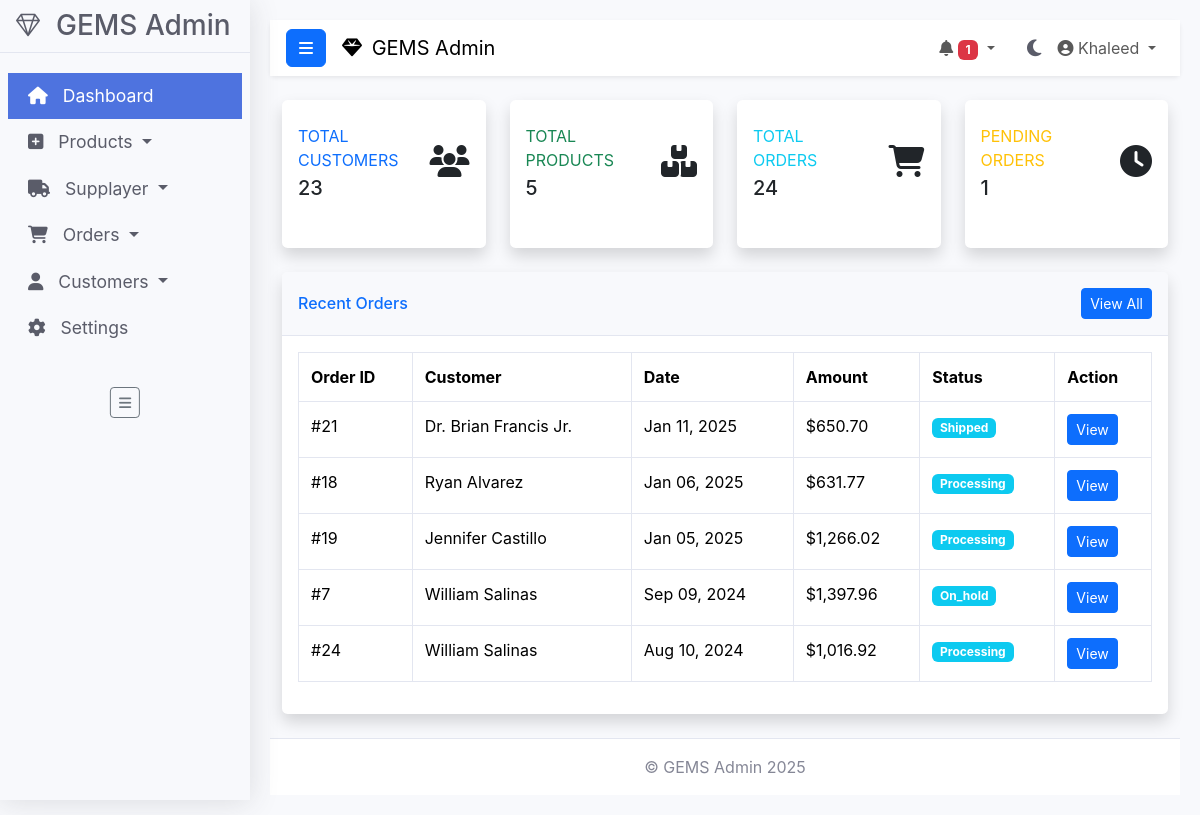
/admin/index.php (signed in), run on an earlier commit of the app's database.
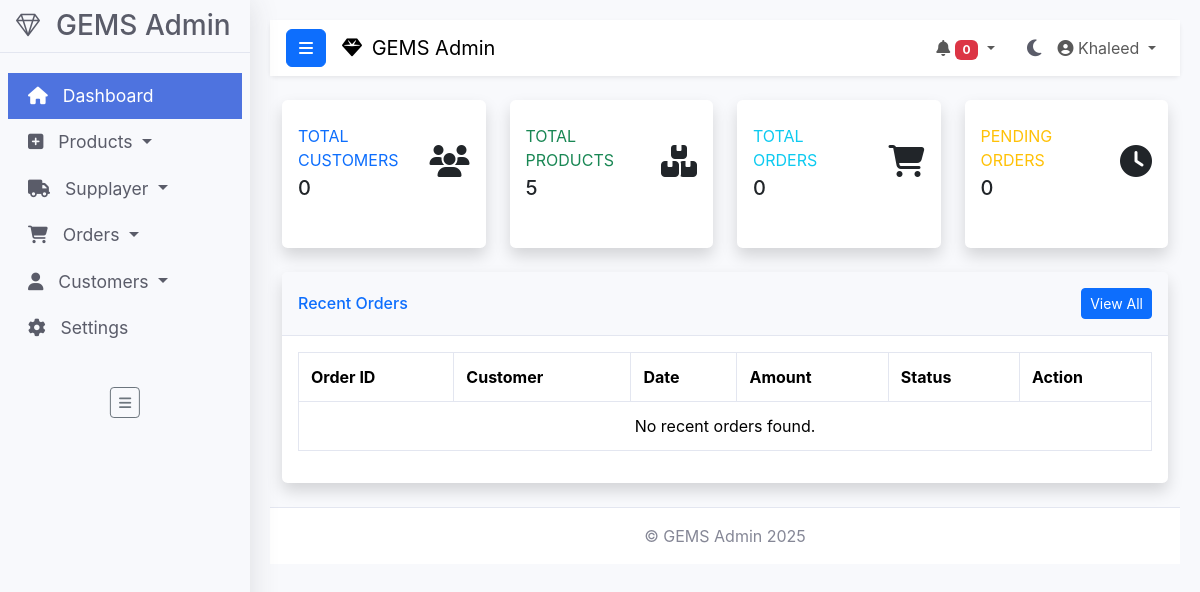
And on a later commit of the database.
### tables this page shows
CREATE TABLE IF NOT EXISTS `orders` (
  `order_id` int(11) NOT NULL AUTO_INCREMENT,
  `order_cost` decimal(10,2) NOT NULL,
  `order_status` varchar(100) NOT NULL DEFAULT 'on_hold',
  `customer_id` int(11) NOT NULL,
  `customer_phone` varchar(15) NOT NULL,
  `customer_city` varchar(255) NOT NULL,
  `customer_address` varchar(255) NOT NULL,
  `order_date` datetime NOT NULL DEFAULT current_timestamp(),
  PRIMARY KEY (`order_id`)
);

CREATE TABLE IF NOT EXISTS `customers` (
  `customer_id` int(11) NOT NULL AUTO_INCREMENT,
  `customer_name` varchar(100) NOT NULL,
  `customer_email` varchar(100) NOT NULL,
  `customer_password` varchar(100) NOT NULL,
  `customer_phone` varchar(20) DEFAULT NULL,
  `customer_address` varchar(255) DEFAULT NULL,
  `customer_city` varchar(100) DEFAULT NULL,
  `customer_photo` varchar(255) DEFAULT NULL,
  PRIMARY KEY (`customer_id`)
);

### admin/index.php (the view, shortened to what the rows shown need)
<?php
$recent_orders = [];
$result = $conn->query("
    SELECT o.order_id, o.order_cost, o.order_status, o.order_date, c.customer_name
    FROM orders o
    JOIN customers c ON o.customer_id = c.customer_id
    ORDER BY o.order_date DESC
    LIMIT 5
");
if ($result) {
    $recent_orders = $result->fetch_all(MYSQLI_ASSOC);
}
?>
<!DOCTYPE html>
<html lang="en" data-bs-theme="light">
<head>
    <link href="https://cdn.jsdelivr.net/npm/bootstrap@5.3.2/dist/css/bootstrap.min.css" rel="stylesheet" />
    <link rel="stylesheet" href="https://cdn.jsdelivr.net/npm/bootstrap-icons@1.10.5/font/bootstrap-icons.css">
    <link rel="stylesheet" href="https://cdnjs.cloudflare.com/ajax/libs/font-awesome/6.4.2/css/all.min.css" />
    <link href="css/style.css" rel="stylesheet" />
</head>
<body>
    <div class="wrapper">
        <div id="content">
            <div class="container-fluid mt-4">
                <div class="row">
                    <div class="col-12">
                        <div class="card shadow mb-4">
                            <div class="card-body">
                                <div class="table-responsive">
                                    <table class="table table-bordered" width="100%" cellspacing="0">
                                        <thead>
                                            <tr>
                                                <th>Order ID</th>
                                                <th>Customer</th>
                                                <th>Date</th>
                                                <th>Amount</th>
                                                <th>Status</th>
                                                <th>Action</th>
                                            </tr>
                                        </thead>
                                        <tbody>
                                            <?php if (!empty($recent_orders)): ?>
                                                <?php foreach($recent_orders as $order): ?>
                                                    <tr>
                                                        <td>#<?= htmlspecialchars($order['order_id']) ?></td>
                                                        <td><?= htmlspecialchars($order['customer_name']) ?></td>
                                                        <td><?= date('M d, Y', strtotime($order['order_date'])) ?></td>
                                                        <td>$<?= number_format($order['order_cost'], 2) ?></td>
                                                        <td>
                                                            <span class="badge <?=
                                                                match(strtolower($order['order_status'])) {
                                                                    'completed' => 'bg-success',
                                                                    'pending' => 'bg-warning',
                                                                    'cancelled' => 'bg-danger',
                                                                    default => 'bg-info'
                                                                }
                                                            ?>">
                                                                <?= ucfirst(htmlspecialchars($order['order_status'])) ?>
                                                            </span>
                                                        </td>
                                                        <td>
                                                            <a href="order_details.php?id=<?= $order['order_id'] ?>" class="btn btn-sm btn-primary">View</a>
                                                        </td>
                                                    </tr>
                                                <?php endforeach; ?>
                                            <?php else: ?>
                                                <tr><td colspan="6" class="text-center">No recent orders found.</td></tr>
                                            <?php endif; ?>
                                        </tbody>
                                    </table>
                                </div>
                            </div>
                        </div>
                    </div>
                </div>
            </div>
        </div>
    </div>
</body>
</html>

What changed in the data, as far as the page shows it:
removed orders: order_id "21", customer.customer_name "Dr. Brian Francis Jr.", order_date "Jan 11, 2025", order_cost "650.70", order_status "Shipped"
removed orders: order_id "18", customer.customer_name "Ryan Alvarez", order_date "Jan 06, 2025", order_cost "631.77", order_status "Processing"
removed orders: order_id "19", customer.customer_name "Jennifer Castillo", order_date "Jan 05, 2025", order_cost "1,266.02", order_status "Processing"
removed orders: order_id "7", customer.customer_name "William Salinas", order_date "Sep 09, 2024", order_cost "1,397.96", order_status "On_hold"
removed orders: order_id "24", customer.customer_name "William Salinas", order_date "Aug 10, 2024", order_cost "1,016.92", order_status "Processing"
Also different on the page:
$pending_orders: "1" → "0"
$stats['total_customers']: "23" → "0"
$stats['total_orders']: "24" → "0"
$stats['pending_orders']: "1" → "0"
text now shown: "No recent orders found."
